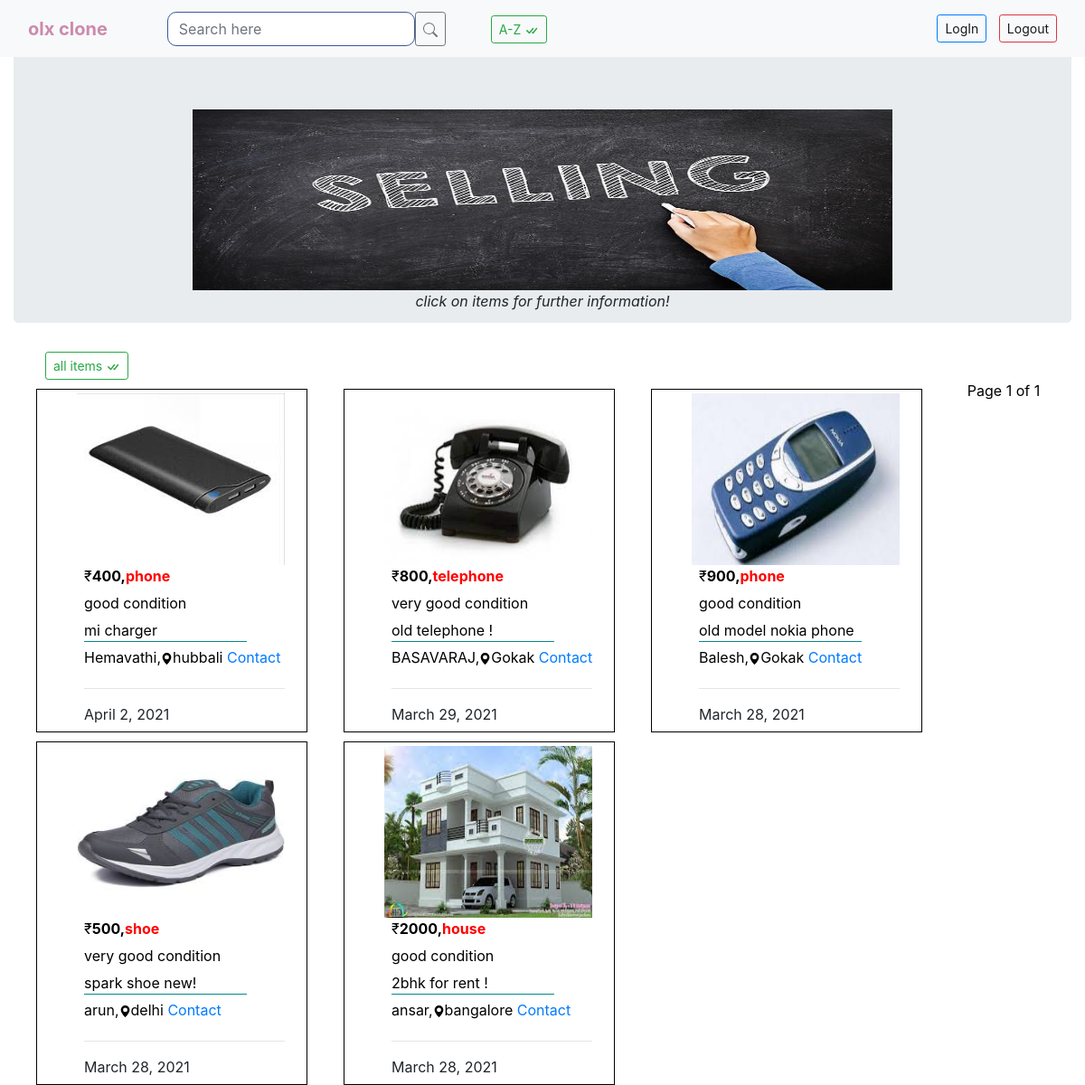
/below5/, run on the app's committed database.
### testapp/models.py (models this page shows, shortened)
class Item(models.Model):
    CONDITION_CHOICES=(('good condition','Good Condition'),('very good condition','Very Good Conditon'))
    name=models.CharField(max_length=18)
    place=models.CharField(max_length=18)
    item=models.CharField(max_length=18)
    item_name=models.SlugField(max_length=256)
    item_image=models.ImageField(null=True,blank=True,upload_to='images/')
    about_item=models.CharField(max_length=18)
    price=models.PositiveIntegerField()
    description=models.TextField()
    uploaded=models.DateField(auto_now_add=True)
    updated=models.DateField(auto_now=True)
    condition=models.CharField(max_length=20,choices=CONDITION_CHOICES,default="good condition")
    tags=TaggableManager()
    objects=CustomManager()
    class Meta:
        ordering=['-uploaded']
    def get_absolute_url(self):
        return reverse('item_detail',args=[self.uploaded.year,self.uploaded.strftime('%m'),self.uploaded.strftime('%d'),self.item_name])

### testapp/views.py (the view)
# urls.py: path('below5/',views.item_ormview),
def item_ormview(request):
    itemsb5=Item.objects.filter(price__lt=5000)
    paginator=Paginator(itemsb5,8)
    page_number=request.GET.get('page')
    try:
        itemsb5=paginator.page(page_number)
    except PageNotAnInteger:
        itemsb5=paginator.page(1)
    except EmptyPage:
        itemsb5=paginator.page(paginator.num_pages)
    return render(request,'testapp/itemb5.html',{'itemsb5':itemsb5})

### testapp/models.py (called while the page is built)
    def get_queryset(self):
        return super().get_queryset().order_by('-uploaded',)

### templates/testapp/itemb5.html (shortened to what this page needs)
<!DOCTYPE html>
{% extends 'testapp/base.html' %}
{% load static %}
{% block content %}
<div class="container-fluid xxx" align=center>
  <div class="jumbotron" style="height:300px;">
<img src="{% static "images/sale2.jpg" %}" alt="" width="70%;" height="200px;" class="pics">
<p> <i>click on items for further information!</i> </p>
</div>
  </div>
  <a href="/home" style="margin-left:50px;" class="btn btn-outline-success btn-sm">all items </a><br>
{% for item in itemsb5 %}
{% if item.item_image %}
<a href="{{item.get_absolute_url}}" style="color:black;text-decoration:none;">
<div class="row" style="float:left;">
  <div class="col-lg-2 col-md-4 col-xs-12 list">
    <div class="box" style="border:1px solid black;width:300px;height:380px;margin:10px 0px 0px 40px;padding:4px;">
    <img src="{{item.item_image.url}}" alt="nokia" width="230px" height="190px;" style="margin-left:40px;"><br>
    <ul style="margin-left:40px;list-style-type:none;width:230px;padding-left:8px;height:150px;" class="box">
      <li><p style="display:inline;">&#8377<b>{{item.price}},<span style="color:red;">{{item.item}}</span></b></p></li>
      <li>{{item.condition}}</li>
      <li><p style="width:180px;margin:0px;border-bottom:1px solid #008B8B;">{{item.about_item}}</p></li>
      <li style="width:250px;">{{item.name}},<svg xmlns="http://www.w3.org/2000/svg" width="13" height="13" fill="currentColor" class="bi bi-geo-alt-fill" viewBox="0 0 16 16">
  <path d="M8 16s6-5.686 6-10A6 6 0 0 0 2 6c0 4.314 6 10 6 10zm0-7a3 3 0 1 1 0-6 3 3 0 0 1 0 6z"/>
</svg>{{item.place}} <a href="#">Contact</a> </li><hr>
<li>{{item.uploaded}} </li>
</ul>
  </div>
  </div>
</div>
</a>
{% else %}
{% for i in item_list1 %}
<p>no items found</p>
{% endfor %}
{% endif %}
{% endfor %}
{% include "testapp/paginator.html" with page=itemsb5 %}
{% endblock %}

### static/css/tweet.css (style rules this page uses)
li { height: 30px; }
body { background: lightgray; }

### data on the page
Item: item_image (picture), price "400", item "phone", condition "good condition", about_item "mi charger", name "Hemavathi", place "hubbali", uploaded "April 2, 2021"
Item: item_image (picture), price "800", item "telephone", condition "very good condition", about_item "old telephone !", name "BASAVARAJ", place "Gokak", uploaded "March 29, 2021"
Item: item_image (picture), price "900", item "phone", condition "good condition", about_item "old model nokia phone", name "Balesh", place "Gokak", uploaded "March 28, 2021"
Item: item_image (picture), price "500", item "shoe", condition "very good condition", about_item "spark shoe new!", name "arun", place "delhi", uploaded "March 28, 2021"
Item: item_image (picture), price "2000", item "house", condition "good condition", about_item "2bhk for rent !", name "ansar", place "bangalore", uploaded "March 28, 2021"

### other printed values
{{ page.number }} "1"
{{ page.paginator.num_pages }} "1"
